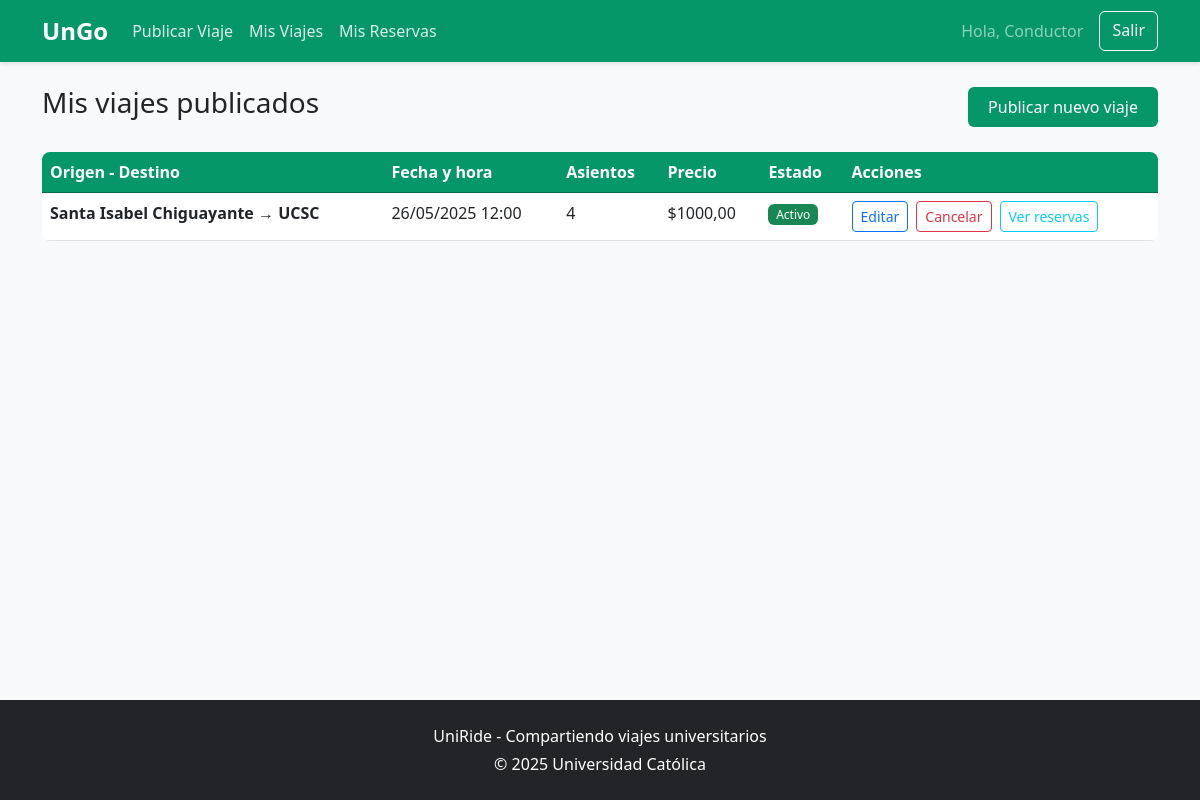
The app's page /mis-viajes/ (signed in) with its own data.
### core/models.py (models this page shows, shortened)
class Usuario(AbstractUser):
    TIPO_USUARIO_CHOICES = [
        ('conductor', 'Conductor'),
        ('pasajero', 'Pasajero'),
    ]
    tipo_usuario = models.CharField(max_length=10, choices=TIPO_USUARIO_CHOICES, default='pasajero')
    telefono = models.CharField(max_length=15, blank=True, null=True)
    universidad = models.CharField(max_length=100, blank=True, null=True)
    calificacion = models.FloatField(
        validators=[MinValueValidator(0.0), MaxValueValidator(5.0)],
        default=5.0
    )

class Viaje(models.Model):
    conductor = models.ForeignKey(Usuario, on_delete=models.CASCADE, related_name='viajes_conductor')
    vehiculo = models.ForeignKey(Vehiculo, on_delete=models.CASCADE, related_name='viajes')
    origen = models.CharField(max_length=255)
    destino = models.CharField(max_length=255)
    fecha_hora_salida = models.DateTimeField()
    asientos_disponibles = models.PositiveIntegerField()
    precio_por_pasajero = models.DecimalField(max_digits=10, decimal_places=2)
    descripcion = models.TextField(blank=True, null=True)
    activo = models.BooleanField(default=True)
    creado_en = models.DateTimeField(auto_now_add=True)

### core/views.py (the view)
# urls.py: path('mis-viajes/', views.mis_viajes, name='mis_viajes'),
@login_required
def mis_viajes(request):
    viajes = Viaje.objects.filter(conductor=request.user).order_by('-fecha_hora_salida')
    return render(request, 'core/mis_viajes.html', {'viajes': viajes})

### core/templates/core/mis_viajes.html
{% extends 'core/base.html' %}
{% block content %}
<div class="d-flex justify-content-between align-items-center mb-4">
    <h2>Mis viajes publicados</h2>
    <a href="{% url 'publicar_viaje' %}" class="btn btn-ucsc">Publicar nuevo viaje</a>
</div>
{% if viajes %}
<div class="table-responsive">
    <table class="table table-hover">
        <thead class="table-dark">
            <tr>
                <th>Origen - Destino</th>
                <th>Fecha y hora</th>
                <th>Asientos</th>
                <th>Precio</th>
                <th>Estado</th>
                <th>Acciones</th>
            </tr>
        </thead>
        <tbody>
            {% for viaje in viajes %}
            <tr>
                <td>
                    <strong>{{ viaje.origen }}</strong> →
                    <strong>{{ viaje.destino }}</strong>
                </td>
                <td>{{ viaje.fecha_hora_salida|date:"d/m/Y H:i" }}</td>
                <td>{{ viaje.asientos_disponibles }}</td>
                <td>${{ viaje.precio_por_pasajero }}</td>
                <td>
                    {% if viaje.activo %}
                        <span class="badge bg-success">Activo</span>
                    {% else %}
                        <span class="badge bg-secondary">Inactivo</span>
                    {% endif %}
                </td>
                <td>
                    <div class="d-flex gap-2">
                        <a href="#" class="btn btn-sm btn-outline-primary">Editar</a>
                        <a href="#" class="btn btn-sm btn-outline-danger">Cancelar</a>
                        <a href="#" class="btn btn-sm btn-outline-info">Ver reservas</a>
                    </div>
                </td>
            </tr>
            {% endfor %}
        </tbody>
    </table>
</div>
{% else %}
<div class="alert alert-info">
    No has publicado ningún viaje todavía.
</div>
{% endif %}
{% endblock %}

### core/templates/core/base.html (shortened to what this page needs)
<!DOCTYPE html>
{% load static %}
<html lang="es">
<head>
    <link href="https://cdn.jsdelivr.net/npm/bootstrap@5.3.0/dist/css/bootstrap.min.css" rel="stylesheet">
    <link rel="stylesheet" href="{% static 'core/styles.css' %}">
    <link href="https://cdn.jsdelivr.net/npm/bootstrap@5.3.0/dist/css/bootstrap.min.css" rel="stylesheet">
    <link rel="stylesheet" href="https://cdn.jsdelivr.net/npm/bootstrap-icons@1.10.0/font/bootstrap-icons.css">
    <link rel="stylesheet" href="{% static 'core/styles.css' %}">
</head>
<body>
    <nav class="navbar navbar-expand-lg navbar-dark bg-ucsc">
        <div class="container">
            <a class="navbar-brand" href="{% url 'inicio' %}">UnGo</a>
            <div class="collapse navbar-collapse">
                <ul class="navbar-nav me-auto">
                    {% if user.is_authenticated %}
                        <li class="nav-item">
                            <a class="nav-link" href="{% url 'publicar_viaje' %}">Publicar Viaje</a>
                        </li>
                        <li class="nav-item">
                            <a class="nav-link" href="{% url 'mis_viajes' %}">Mis Viajes</a>
                        </li>
                        <li class="nav-item">
                            <a class="nav-link" href="{% url 'mis_reservas' %}">Mis Reservas</a>
                        </li>
                    {% endif %}
                </ul>
                <div class="d-flex">
                    {% if user.is_authenticated %}
                        <span class="navbar-text me-3">Hola, {{ user.first_name }}</span>
                        <a href="{% url 'logout' %}" class="btn btn-outline-light">Salir</a>
                    {% else %}
                        <a href="{% url 'login' %}" class="btn btn-outline-light me-2">Ingresar</a>
                        <a href="{% url 'registro' %}" class="btn btn-light">Registrarse</a>
                    {% endif %}
                </div>
            </div>
        </div>
    </nav>
    <main class="container my-4">
        {% block content %}{% endblock %}
    </main>
    <footer class="bg-dark text-white py-4 mt-5">
        <div class="container text-center">
            <p>UniRide - Compartiendo viajes universitarios</p>
            <p class="mb-0">© {% now "Y" %} Universidad Católica</p>
        </div>
    </footer>
</body>
</html>

### core/static/core/styles.css (style rules this page uses)
:root { --ucsc-blue: #05976a; --ucsc-dark-blue: #046a4b; --ucsc-light: #f8f9fa; --ucsc-light-gray: #e9ecef; --ucsc-text: #212529; }
h2 { font-size: 28px; }
.bg-ucsc { background-color: var(--ucsc-blue); }
.btn-ucsc { background-color: var(--ucsc-blue); color: white; }
.navbar-brand { font-weight: bold; }
body { font-family: 'Segoe UI', Tahoma, Geneva, Verdana, sans-serif; color: var(--ucsc-text); background-color: var(--ucsc-light); min-height: 100vh; display: flex; flex-direction: column; }
.container { flex: 1; }
.navbar { background-color: var(--ucsc-blue) !important; box-shadow: 0 2px 4px rgba(0, 0, 0, 0.1); }
.navbar-brand { font-weight: 700; font-size: 1.5rem; }
.navbar-nav .nav-link { color: rgba(255, 255, 255, 0.85); padding: 0.5rem 1rem; transition: color 0.3s; }
.btn-ucsc { background-color: var(--ucsc-blue); color: white; border: none; padding: 0.5rem 1.25rem; transition: all 0.3s; }
.table { border-radius: 0.5rem; overflow: hidden; }
.table thead th { background-color: var(--ucsc-blue); color: white; border-color: var(--ucsc-dark-blue); }
.badge { font-weight: 500; padding: 0.35em 0.65em; }
footer { background-color: var(--ucsc-dark-blue); color: white; padding: 1.5rem 0; margin-top: 3rem; }
footer p { margin-bottom: 0.25rem; }

### records on screen
Usuario: first_name "Conductor"
Viaje: origen "Santa Isabel Chiguayante", destino "UCSC", fecha_hora_salida "26/05/2025 12:00", asientos_disponibles "4", precio_por_pasajero "1000,00", activo "Activo"
